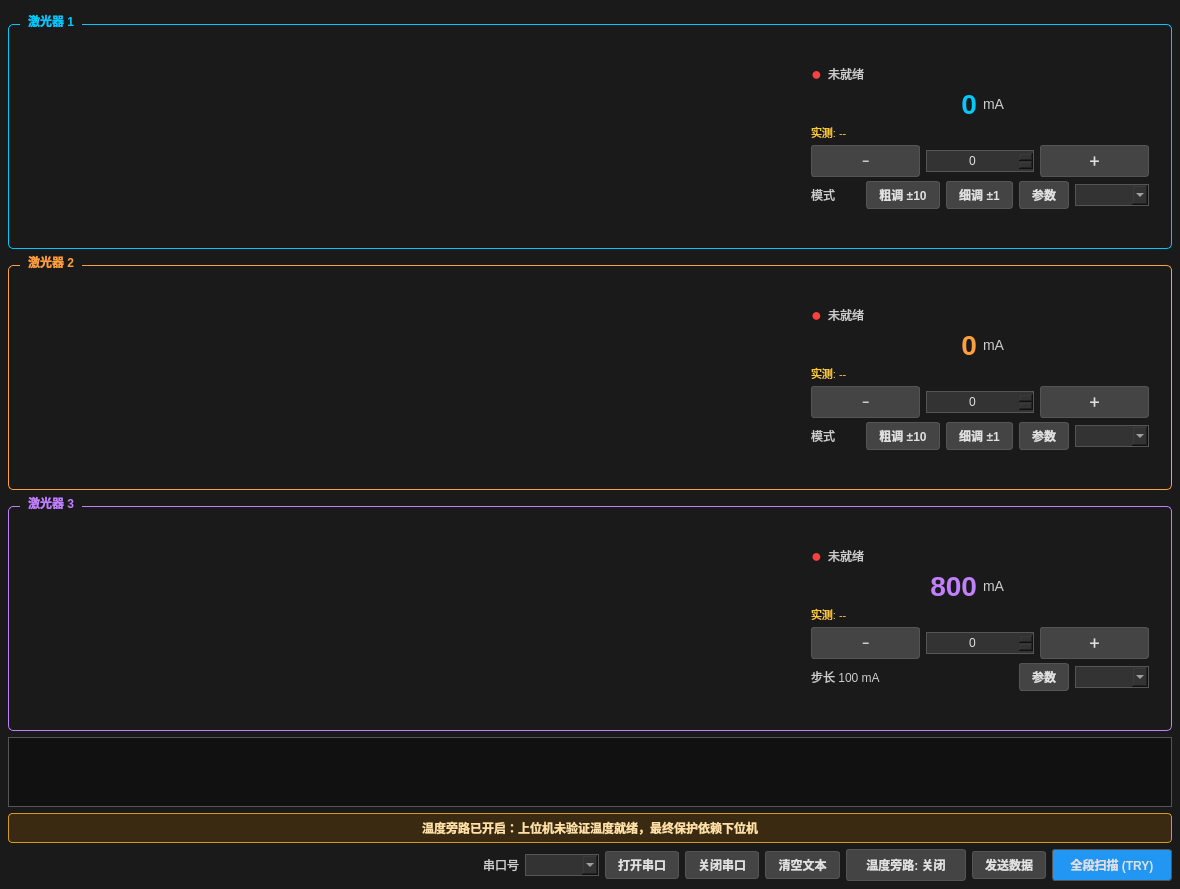
<?xml version="1.0" encoding="UTF-8"?>
<ui version="4.0">
 <class>Widget</class>
 <widget class="QWidget" name="Widget">
  <property name="geometry">
   <rect>
    <x>0</x>
    <y>0</y>
    <width>1180</width>
    <height>832</height>
   </rect>
  </property>
  <property name="font">
   <font>
    <family>Arial</family>
   </font>
  </property>
  <property name="windowTitle">
   <string>激光器控制系统</string>
  </property>
  <property name="styleSheet">
   <string>QWidget { background-color: #1a1a1a; color: #E0E0E0; }
QPushButton { background-color: #444444; color: #E0E0E0; border: 1px solid #555555; border-radius: 3px; padding: 4px 12px; font-weight: bold; }
QPushButton:hover { background-color: #CC5500; color: white; }
QPushButton:disabled { background-color: #2a2a2a; color: #666666; border-color: #333333; }
QGroupBox { color: #FFFFFF; border: 1px solid #555555; border-radius: 5px; margin-top: 10px; padding-top: 16px; font-weight: bold; }
QGroupBox::title { subcontrol-origin: margin; left: 12px; padding: 0 6px; }
QGroupBox#card1 { border: 1px solid #00C8FF; }
QGroupBox#card2 { border: 1px solid #FFA040; }
QGroupBox#card3 { border: 1px solid #C080FF; }
QGroupBox#card1::title { color: #00C8FF; }
QGroupBox#card2::title { color: #FFA040; }
QGroupBox#card3::title { color: #C080FF; }
QComboBox { background-color: #333333; color: #E0E0E0; border: 1px solid #555555; padding: 2px 6px; }
QSpinBox { background-color: #333333; color: #E0E0E0; border: 1px solid #555555; padding: 2px; }
QPlainTextEdit { background-color: #111111; color: #00CC66; border: 1px solid #555555; }
QLabel { color: #CCCCCC; }
QLabel#bigCurrent1 { color: #00C8FF; font-size: 28px; font-weight: bold; }
QLabel#bigCurrent2 { color: #FFA040; font-size: 28px; font-weight: bold; }
QLabel#bigCurrent3 { color: #C080FF; font-size: 28px; font-weight: bold; }
QLabel#measuredLabel1, QLabel#measuredLabel2, QLabel#measuredLabel3 { color: #FFC840; font-size: 11px; }
QLabel#reasonLabel1, QLabel#reasonLabel2, QLabel#reasonLabel3 { color: #FF6060; font-size: 11px; font-style: italic; }
QLabel#ledLabel1, QLabel#ledLabel2, QLabel#ledLabel3 { font-size: 18px; font-weight: bold; }
QLabel#developerTemperatureBypassWarningLabel { color: #FFDFA3; background-color: #3A2A12; border: 1px solid #D69A1E; border-radius: 4px; padding: 5px 10px; font-size: 12px; font-weight: bold; }
QPushButton#tryButton { background-color: #2196F3; }
QPushButton#tryButton:hover { background-color: #CC5500; }</string>
  </property>
  <layout class="QVBoxLayout" name="rootLayout">
   <property name="spacing">
    <number>6</number>
   </property>
   <property name="leftMargin">
    <number>8</number>
   </property>
   <property name="topMargin">
    <number>8</number>
   </property>
   <property name="rightMargin">
    <number>8</number>
   </property>
   <property name="bottomMargin">
    <number>8</number>
   </property>
   <item>
    <widget class="QWidget" name="titleBar" native="true">
     <property name="visible">
      <bool>false</bool>
     </property>
    </widget>
   </item>
   <item>
    <widget class="QGroupBox" name="card1">
     <property name="title">
      <string>激光器 1</string>
     </property>
     <layout class="QHBoxLayout" name="card1Layout">
      <property name="spacing">
       <number>8</number>
      </property>
      <item>
       <widget class="LaserChart" name="chartWidget1" native="true">
        <property name="minimumSize">
         <size>
          <width>0</width>
          <height>180</height>
         </size>
        </property>
       </widget>
      </item>
      <item>
       <widget class="QWidget" name="ctrl1Wrap" native="true">
        <property name="minimumSize">
         <size>
          <width>320</width>
          <height>0</height>
         </size>
        </property>
        <property name="maximumSize">
         <size>
          <width>360</width>
          <height>16777215</height>
         </size>
        </property>
        <layout class="QVBoxLayout" name="ctrl1Layout">
         <property name="spacing">
          <number>4</number>
         </property>
         <item>
          <layout class="QHBoxLayout" name="status1Row">
           <item>
            <widget class="QLabel" name="ledLabel1">
             <property name="styleSheet">
              <string>color: #FF4040;</string>
             </property>
             <property name="text">
              <string>●</string>
             </property>
            </widget>
           </item>
           <item>
            <widget class="QLabel" name="laser1StatusLabel">
             <property name="text">
              <string>未就绪</string>
             </property>
            </widget>
           </item>
           <item>
            <spacer name="s1">
             <property name="orientation">
              <enum>Qt::Horizontal</enum>
             </property>
             <property name="sizeHint" stdset="0">
              <size>
               <width>20</width>
               <height>10</height>
              </size>
             </property>
            </spacer>
           </item>
          </layout>
         </item>
         <item>
          <layout class="QHBoxLayout" name="big1Row">
           <item>
            <widget class="QLabel" name="bigCurrent1">
             <property name="text">
              <string>0</string>
             </property>
             <property name="alignment">
              <set>Qt::AlignRight|Qt::AlignTrailing|Qt::AlignVCenter</set>
             </property>
            </widget>
           </item>
           <item>
            <widget class="QLabel" name="unit1">
             <property name="styleSheet">
              <string>font-size:14px;</string>
             </property>
             <property name="text">
              <string>mA</string>
             </property>
            </widget>
           </item>
          </layout>
         </item>
         <item>
          <widget class="QLabel" name="measuredLabel1">
           <property name="text">
            <string>实测: --</string>
           </property>
          </widget>
         </item>
         <item>
          <layout class="QHBoxLayout" name="step1Row">
           <item>
            <widget class="QPushButton" name="laser1DownBtn">
             <property name="minimumSize">
              <size>
               <width>40</width>
               <height>32</height>
              </size>
             </property>
             <property name="text">
              <string>−</string>
             </property>
            </widget>
           </item>
           <item>
            <widget class="QSpinBox" name="laser1spinbox">
             <property name="alignment">
              <set>Qt::AlignHCenter</set>
             </property>
            </widget>
           </item>
           <item>
            <widget class="QPushButton" name="laser1UpBtn">
             <property name="minimumSize">
              <size>
               <width>40</width>
               <height>32</height>
              </size>
             </property>
             <property name="text">
              <string>＋</string>
             </property>
            </widget>
           </item>
          </layout>
         </item>
         <item>
          <layout class="QHBoxLayout" name="mode1Row">
           <item>
            <widget class="QLabel" name="mode1Title">
             <property name="text">
              <string>模式</string>
             </property>
            </widget>
           </item>
           <item>
            <widget class="QPushButton" name="laser1CoarseBtn">
             <property name="text">
              <string>粗调 ±10</string>
             </property>
             <property name="checkable">
              <bool>true</bool>
             </property>
            </widget>
           </item>
           <item>
            <widget class="QPushButton" name="laser1FineBtn">
             <property name="text">
              <string>细调 ±1</string>
             </property>
             <property name="checkable">
              <bool>true</bool>
             </property>
            </widget>
           </item>
           <item>
            <widget class="QPushButton" name="laser1ParamsButton">
             <property name="text">
              <string>参数</string>
             </property>
            </widget>
           </item>
           <item>
            <widget class="QComboBox" name="laser1ModeCb">
             <property name="visible">
              <bool>false</bool>
             </property>
            </widget>
           </item>
          </layout>
         </item>
         <item>
          <widget class="QLabel" name="reasonLabel1">
           <property name="text">
            <string/>
           </property>
           <property name="wordWrap">
            <bool>true</bool>
           </property>
          </widget>
         </item>
         <item>
          <spacer name="vs1">
           <property name="orientation">
            <enum>Qt::Vertical</enum>
           </property>
           <property name="sizeHint" stdset="0">
            <size>
             <width>10</width>
             <height>10</height>
            </size>
           </property>
          </spacer>
         </item>
        </layout>
       </widget>
      </item>
     </layout>
    </widget>
   </item>
   <item>
    <widget class="QGroupBox" name="card2">
     <property name="title">
      <string>激光器 2</string>
     </property>
     <layout class="QHBoxLayout" name="card2Layout">
      <property name="spacing">
       <number>8</number>
      </property>
      <item>
       <widget class="LaserChart" name="chartWidget2" native="true">
        <property name="minimumSize">
         <size>
          <width>0</width>
          <height>180</height>
         </size>
        </property>
       </widget>
      </item>
      <item>
       <widget class="QWidget" name="ctrl2Wrap" native="true">
        <property name="minimumSize">
         <size>
          <width>320</width>
          <height>0</height>
         </size>
        </property>
        <property name="maximumSize">
         <size>
          <width>360</width>
          <height>16777215</height>
         </size>
        </property>
        <layout class="QVBoxLayout" name="ctrl2Layout">
         <property name="spacing">
          <number>4</number>
         </property>
         <item>
          <layout class="QHBoxLayout" name="status2Row">
           <item>
            <widget class="QLabel" name="ledLabel2">
             <property name="styleSheet">
              <string>color: #FF4040;</string>
             </property>
             <property name="text">
              <string>●</string>
             </property>
            </widget>
           </item>
           <item>
            <widget class="QLabel" name="laser2StatusLabel">
             <property name="text">
              <string>未就绪</string>
             </property>
            </widget>
           </item>
           <item>
            <spacer name="s2">
             <property name="orientation">
              <enum>Qt::Horizontal</enum>
             </property>
             <property name="sizeHint" stdset="0">
              <size>
               <width>20</width>
               <height>10</height>
              </size>
             </property>
            </spacer>
           </item>
          </layout>
         </item>
         <item>
          <layout class="QHBoxLayout" name="big2Row">
           <item>
            <widget class="QLabel" name="bigCurrent2">
             <property name="text">
              <string>0</string>
             </property>
             <property name="alignment">
              <set>Qt::AlignRight|Qt::AlignTrailing|Qt::AlignVCenter</set>
             </property>
            </widget>
           </item>
           <item>
            <widget class="QLabel" name="unit2">
             <property name="styleSheet">
              <string>font-size:14px;</string>
             </property>
             <property name="text">
              <string>mA</string>
             </property>
            </widget>
           </item>
          </layout>
         </item>
         <item>
          <widget class="QLabel" name="measuredLabel2">
           <property name="text">
            <string>实测: --</string>
           </property>
          </widget>
         </item>
         <item>
          <layout class="QHBoxLayout" name="step2Row">
           <item>
            <widget class="QPushButton" name="laser2DownBtn">
             <property name="minimumSize">
              <size>
               <width>40</width>
               <height>32</height>
              </size>
             </property>
             <property name="text">
              <string>−</string>
             </property>
            </widget>
           </item>
           <item>
            <widget class="QSpinBox" name="laser2spinbox">
             <property name="alignment">
              <set>Qt::AlignHCenter</set>
             </property>
            </widget>
           </item>
           <item>
            <widget class="QPushButton" name="laser2UpBtn">
             <property name="minimumSize">
              <size>
               <width>40</width>
               <height>32</height>
              </size>
             </property>
             <property name="text">
              <string>＋</string>
             </property>
            </widget>
           </item>
          </layout>
         </item>
         <item>
          <layout class="QHBoxLayout" name="mode2Row">
           <item>
            <widget class="QLabel" name="mode2Title">
             <property name="text">
              <string>模式</string>
             </property>
            </widget>
           </item>
           <item>
            <widget class="QPushButton" name="laser2CoarseBtn">
             <property name="text">
              <string>粗调 ±10</string>
             </property>
             <property name="checkable">
              <bool>true</bool>
             </property>
            </widget>
           </item>
           <item>
            <widget class="QPushButton" name="laser2FineBtn">
             <property name="text">
              <string>细调 ±1</string>
             </property>
             <property name="checkable">
              <bool>true</bool>
             </property>
            </widget>
           </item>
           <item>
            <widget class="QPushButton" name="laser2ParamsButton">
             <property name="text">
              <string>参数</string>
             </property>
            </widget>
           </item>
           <item>
            <widget class="QComboBox" name="laser2ModeCb">
             <property name="visible">
              <bool>false</bool>
             </property>
            </widget>
           </item>
          </layout>
         </item>
         <item>
          <widget class="QLabel" name="reasonLabel2">
           <property name="text">
            <string/>
           </property>
           <property name="wordWrap">
            <bool>true</bool>
           </property>
          </widget>
         </item>
         <item>
          <spacer name="vs2">
           <property name="orientation">
            <enum>Qt::Vertical</enum>
           </property>
           <property name="sizeHint" stdset="0">
            <size>
             <width>10</width>
             <height>10</height>
            </size>
           </property>
          </spacer>
         </item>
        </layout>
       </widget>
      </item>
     </layout>
    </widget>
   </item>
   <item>
    <widget class="QGroupBox" name="card3">
     <property name="title">
      <string>激光器 3</string>
     </property>
     <layout class="QHBoxLayout" name="card3Layout">
      <property name="spacing">
       <number>8</number>
      </property>
      <item>
       <widget class="LaserChart" name="chartWidget3" native="true">
        <property name="minimumSize">
         <size>
          <width>0</width>
          <height>180</height>
         </size>
        </property>
       </widget>
      </item>
      <item>
       <widget class="QWidget" name="ctrl3Wrap" native="true">
        <property name="minimumSize">
         <size>
          <width>320</width>
          <height>0</height>
         </size>
        </property>
        <property name="maximumSize">
         <size>
          <width>360</width>
          <height>16777215</height>
         </size>
        </property>
        <layout class="QVBoxLayout" name="ctrl3Layout">
         <property name="spacing">
          <number>4</number>
         </property>
         <item>
          <layout class="QHBoxLayout" name="status3Row">
           <item>
            <widget class="QLabel" name="ledLabel3">
             <property name="styleSheet">
              <string>color: #FF4040;</string>
             </property>
             <property name="text">
              <string>●</string>
             </property>
            </widget>
           </item>
           <item>
            <widget class="QLabel" name="laser3StatusLabel">
             <property name="text">
              <string>未就绪</string>
             </property>
            </widget>
           </item>
           <item>
            <spacer name="s3">
             <property name="orientation">
              <enum>Qt::Horizontal</enum>
             </property>
             <property name="sizeHint" stdset="0">
              <size>
               <width>20</width>
               <height>10</height>
              </size>
             </property>
            </spacer>
           </item>
          </layout>
         </item>
         <item>
          <layout class="QHBoxLayout" name="big3Row">
           <item>
            <widget class="QLabel" name="bigCurrent3">
             <property name="text">
              <string>800</string>
             </property>
             <property name="alignment">
              <set>Qt::AlignRight|Qt::AlignTrailing|Qt::AlignVCenter</set>
             </property>
            </widget>
           </item>
           <item>
            <widget class="QLabel" name="unit3">
             <property name="styleSheet">
              <string>font-size:14px;</string>
             </property>
             <property name="text">
              <string>mA</string>
             </property>
            </widget>
           </item>
          </layout>
         </item>
         <item>
          <widget class="QLabel" name="measuredLabel3">
           <property name="text">
            <string>实测: --</string>
           </property>
          </widget>
         </item>
         <item>
          <layout class="QHBoxLayout" name="step3Row">
           <item>
            <widget class="QPushButton" name="laser3DownBtn">
             <property name="minimumSize">
              <size>
               <width>40</width>
               <height>32</height>
              </size>
             </property>
             <property name="text">
              <string>−</string>
             </property>
            </widget>
           </item>
           <item>
            <widget class="QSpinBox" name="laser3spinbox">
             <property name="alignment">
              <set>Qt::AlignHCenter</set>
             </property>
            </widget>
           </item>
           <item>
            <widget class="QPushButton" name="laser3UpBtn">
             <property name="minimumSize">
              <size>
               <width>40</width>
               <height>32</height>
              </size>
             </property>
             <property name="text">
              <string>＋</string>
             </property>
            </widget>
           </item>
          </layout>
         </item>
         <item>
          <layout class="QHBoxLayout" name="mode3Row">
           <item>
            <widget class="QLabel" name="mode3Title">
             <property name="text">
              <string>步长 100 mA</string>
             </property>
            </widget>
           </item>
           <item>
            <spacer name="s3b">
             <property name="orientation">
              <enum>Qt::Horizontal</enum>
             </property>
             <property name="sizeHint" stdset="0">
              <size>
               <width>20</width>
               <height>10</height>
              </size>
             </property>
            </spacer>
           </item>
           <item>
            <widget class="QPushButton" name="laser3ParamsButton">
             <property name="text">
              <string>参数</string>
             </property>
            </widget>
           </item>
           <item>
            <widget class="QComboBox" name="laser3ModeCb">
             <property name="visible">
              <bool>false</bool>
             </property>
            </widget>
           </item>
          </layout>
         </item>
         <item>
          <widget class="QLabel" name="reasonLabel3">
           <property name="text">
            <string/>
           </property>
           <property name="wordWrap">
            <bool>true</bool>
           </property>
          </widget>
         </item>
         <item>
          <spacer name="vs3">
           <property name="orientation">
            <enum>Qt::Vertical</enum>
           </property>
           <property name="sizeHint" stdset="0">
            <size>
             <width>10</width>
             <height>10</height>
            </size>
           </property>
          </spacer>
         </item>
        </layout>
       </widget>
      </item>
     </layout>
    </widget>
   </item>
   <item>
    <widget class="QPlainTextEdit" name="receiveEdit">
     <property name="minimumSize">
      <size>
       <width>0</width>
       <height>70</height>
      </size>
     </property>
     <property name="maximumSize">
      <size>
       <width>16777215</width>
       <height>90</height>
      </size>
     </property>
     <property name="readOnly">
      <bool>true</bool>
     </property>
    </widget>
   </item>
   <item>
    <widget class="QLabel" name="developerTemperatureBypassWarningLabel">
     <property name="visible">
      <bool>false</bool>
     </property>
     <property name="text">
      <string>温度旁路已开启：上位机未验证温度就绪，最终保护依赖下位机</string>
     </property>
     <property name="alignment">
      <set>Qt::AlignCenter</set>
     </property>
     <property name="wordWrap">
      <bool>true</bool>
     </property>
    </widget>
   </item>
   <item>
    <layout class="QHBoxLayout" name="serialRow">
     <item>
      <spacer name="sp1">
       <property name="orientation">
        <enum>Qt::Horizontal</enum>
       </property>
       <property name="sizeHint" stdset="0">
        <size>
         <width>40</width>
         <height>20</height>
        </size>
       </property>
      </spacer>
     </item>
     <item>
      <widget class="QLabel" name="label">
       <property name="text">
        <string>串口号</string>
       </property>
      </widget>
     </item>
     <item>
      <widget class="QComboBox" name="serialCb"/>
     </item>
     <item>
      <widget class="QPushButton" name="openBt">
       <property name="text">
        <string>打开串口</string>
       </property>
      </widget>
     </item>
     <item>
      <widget class="QPushButton" name="closeBt">
       <property name="text">
        <string>关闭串口</string>
       </property>
      </widget>
     </item>
     <item>
      <widget class="QPushButton" name="clearBt">
       <property name="text">
        <string>清空文本</string>
       </property>
      </widget>
     </item>
     <item>
      <widget class="QPushButton" name="temperatureBypassButton">
       <property name="minimumSize">
        <size>
         <width>120</width>
         <height>32</height>
        </size>
       </property>
       <property name="text">
        <string>温度旁路: 关闭</string>
       </property>
      </widget>
     </item>
     <item>
      <widget class="QPushButton" name="sendBt">
       <property name="visible">
        <bool>false</bool>
       </property>
       <property name="text">
        <string>发送数据</string>
       </property>
      </widget>
     </item>
     <item>
      <widget class="QPushButton" name="tryButton">
       <property name="minimumSize">
        <size>
         <width>120</width>
         <height>32</height>
        </size>
       </property>
       <property name="text">
        <string>全段扫描 (TRY)</string>
       </property>
      </widget>
     </item>
    </layout>
   </item>
  </layout>
 </widget>
 <layoutdefault spacing="6" margin="11"/>
 <customwidgets>
  <customwidget>
   <class>LaserChart</class>
   <extends>QWidget</extends>
   <header>laserchart.h</header>
   <container>1</container>
  </customwidget>
 </customwidgets>
 <resources/>
 <connections/>
</ui>
